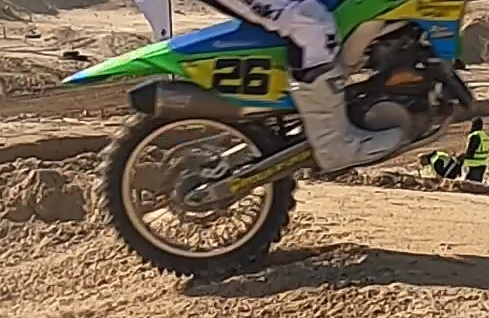
#> input picture tests/fixtures/plates/frame10442_tid1383.jpg, 489 x 318 px
$ python check_labels.py ../tests/fixtures/plates
#> lines starting #> are read from the running program, lines starting #| are printed output that depends on the picture; after the words box and inside, x2 and y2 are one past the last pixel; in counts of white or black regions, pixels touching at a corner belong together
import cv2
import os
import sys

CLASSES = ["plate", "0", "1", "2", "3", "4", "5", "6", "7", "8", "9"]
COLORS = [(0,255,0)] + [(255,100,0),(0,100,255),(255,0,100),(0,255,255),
          (255,255,0),(100,0,255),(255,150,0),(0,150,255),(150,255,0),(0,255,150)]

img_dir = sys.argv[1] if len(sys.argv) > 1 else "."
files = sorted(f for f in os.listdir(img_dir) if f.endswith(".jpg"))

i = 0
while 0 <= i < len(files):
    jpg = files[i]
    txt = jpg.replace(".jpg", ".txt")
    img = cv2.imread(os.path.join(img_dir, jpg))
#> img is the input picture: shape (318, 489, 3); mean B, G, R 81.2, 101.9, 118.5
    h, w = img.shape[:2]
#> h = 318; w = 489

    txt_path = os.path.join(img_dir, txt)
    if os.path.exists(txt_path):
        for line in open(txt_path):
            line = line.strip()
            if not line:
                continue
            parts = line.split()
            cls = int(parts[0])
            cx, cy, bw, bh = map(float, parts[1:])
            x1 = int((cx - bw/2) * w)
            y1 = int((cy - bh/2) * h)
            x2 = int((cx + bw/2) * w)
            y2 = int((cy + bh/2) * h)
            color = COLORS[cls % len(COLORS)]
            cv2.rectangle(img, (x1, y1), (x2, y2), color, 2)
            cv2.putText(img, CLASSES[cls], (x1, y1-5),
                        cv2.FONT_HERSHEY_SIMPLEX, 0.7, color, 2)

    label = f"[{i+1}/{len(files)}] {jpg}"
    cv2.putText(img, label, (10, 25), cv2.FONT_HERSHEY_SIMPLEX, 0.6, (255,255,255), 2)
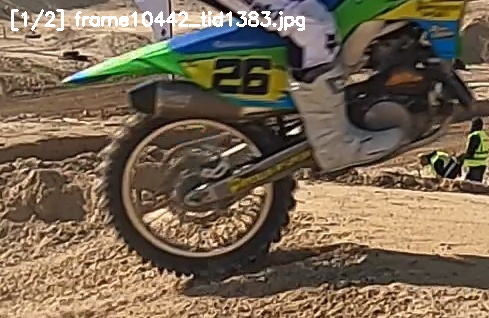
#> img: shape (318, 489, 3); 1.34% of pixels changed, all inside (x1, y1, x2, y2) = (11, 9, 305, 31)
    cv2.imshow("check", img)

    key = cv2.waitKey(0) & 0xFF
#> (key q is pressed here)
    if key == ord('q'):
        break
    elif key == 81 or key == ord('a'):  # left arrow or a
        i -= 1
    else:
        i += 1

cv2.destroyAllWindows()

$ run again, on tests/fixtures/plates/frame15660_tid1929.jpg
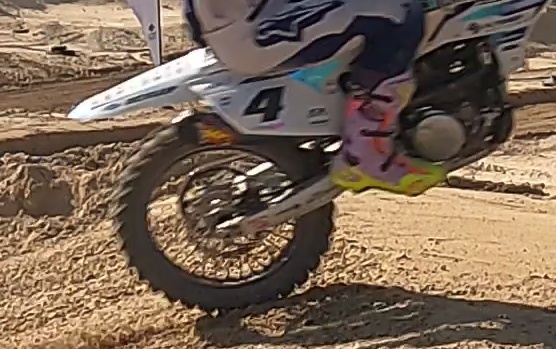
#> input picture tests/fixtures/plates/frame15660_tid1929.jpg, 556 x 349 px
#> img is the input picture: shape (349, 556, 3); mean B, G, R 85.2, 102.4, 122.3
#> `cv2.putText(img, label, (10, 25), cv2.FONT_HERSHEY_SIMPLEX, 0.6, (255,..`:
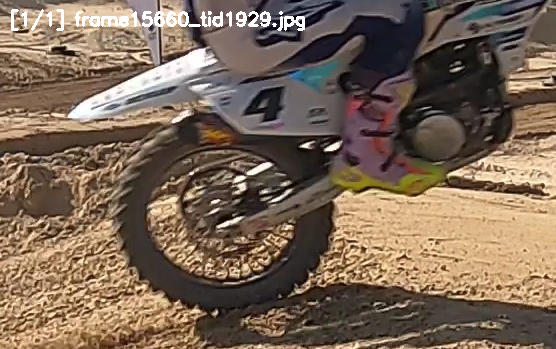
#> img: shape (349, 556, 3); 1.09% of pixels changed, all inside (x1, y1, x2, y2) = (11, 9, 305, 31)

$ run again, on tests/fixtures/plates/frame15753_tid1952.jpg
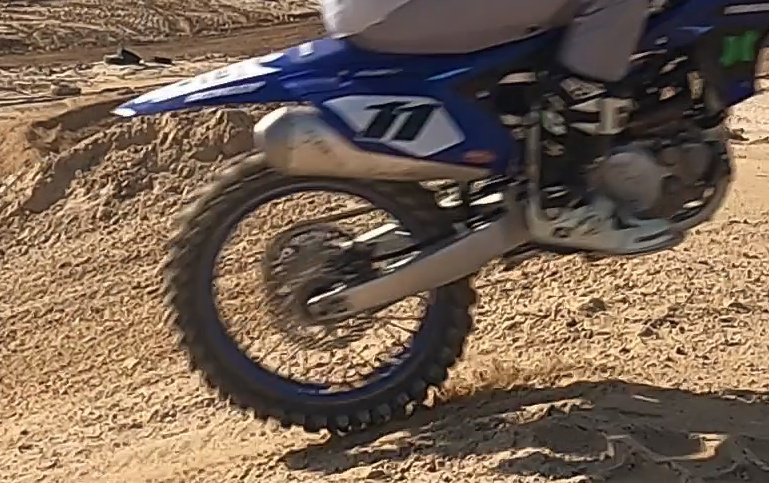
#> input picture tests/fixtures/plates/frame15753_tid1952.jpg, 769 x 483 px
#> img is the input picture: shape (483, 769, 3); mean B, G, R 83.2, 99.2, 118.4
#> `cv2.putText(img, label, (10, 25), cv2.FONT_HERSHEY_SIMPLEX, 0.6, (255,..`:
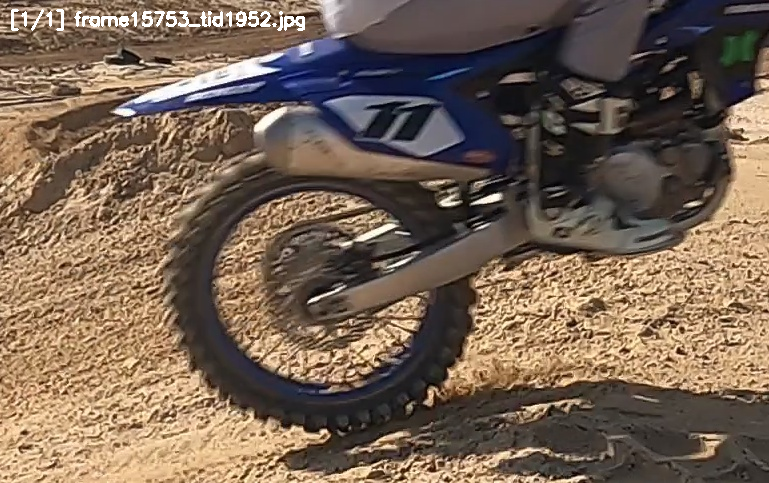
#> img: shape (483, 769, 3); 0.55% of pixels changed, all inside (x1, y1, x2, y2) = (11, 9, 305, 31)

$ run again, on tests/fixtures/plates/frame16030_tid2006.jpg
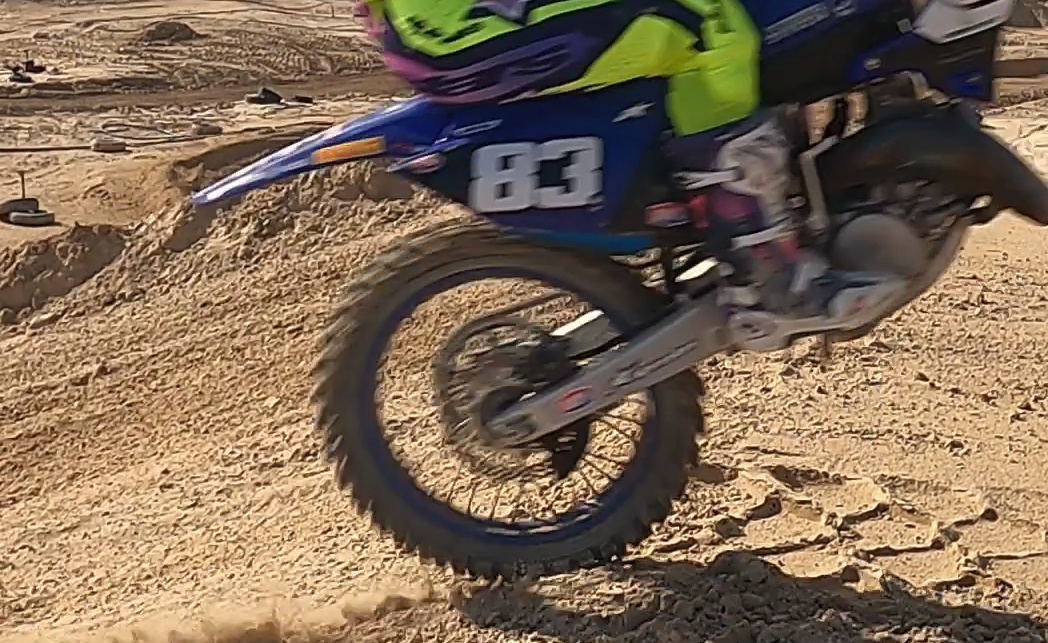
#> input picture tests/fixtures/plates/frame16030_tid2006.jpg, 1048 x 643 px
#> img is the input picture: shape (643, 1048, 3); mean B, G, R 85.7, 106.7, 127
#> `cv2.putText(img, label, (10, 25), cv2.FONT_HERSHEY_SIMPLEX, 0.6, (255,..`:
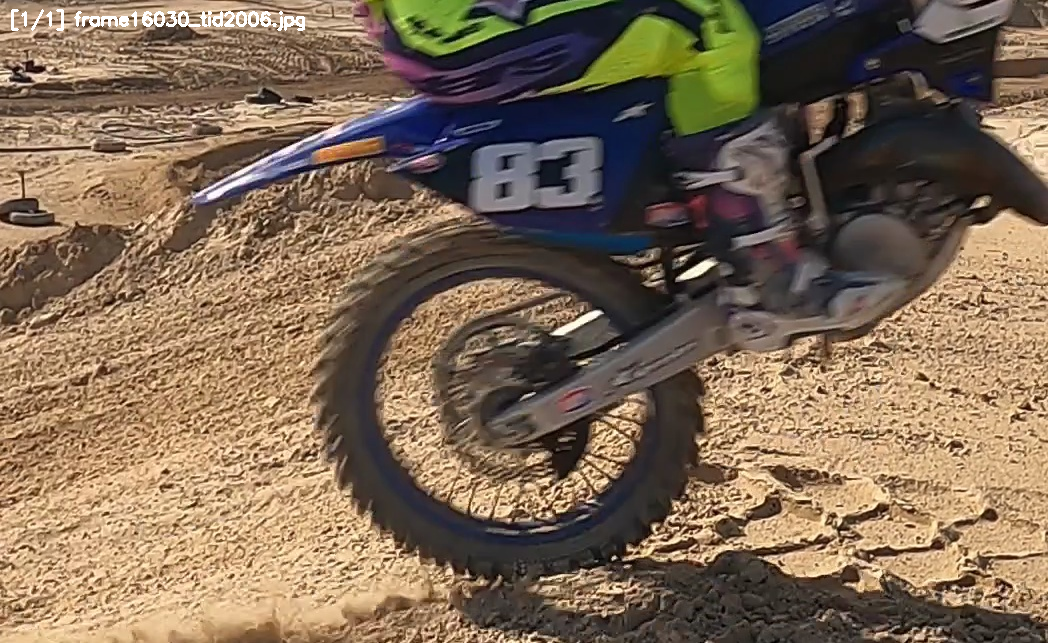
#> img: shape (643, 1048, 3); 0.32% of pixels changed, all inside (x1, y1, x2, y2) = (11, 9, 305, 31)
